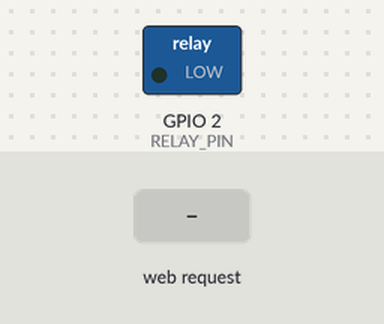
Bench run of a sketch on a simulated ESP32. Shown: switched loads named in the sketch (green lamp = pin HIGH). The inputs (shaded band) are chosen by the test bench.

Above: at 1.7 s.
1.8 s: HTTP request GET /off received
At 2.9 s:
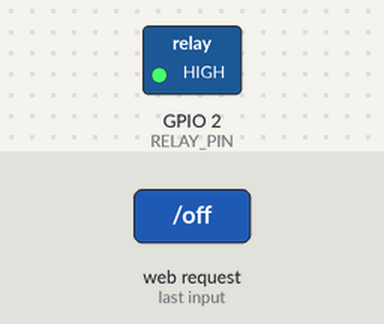
3.3 s: HTTP request GET /on received
At 4.0 s:
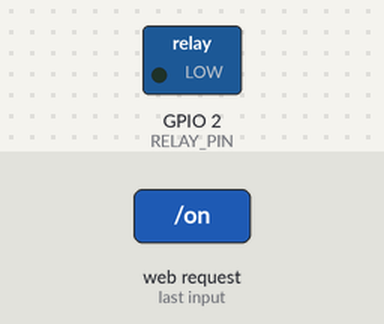
Timing chart, 0 to 6.3 s (numbered marks = the images above; inputs shaded):
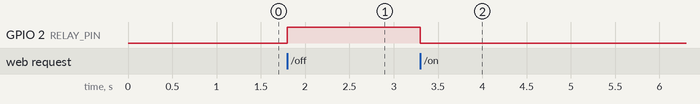

Measured:
- after the input at 1.8 s, GPIO 2 (RELAY_PIN): LOW → HIGH at once
- after the input at 3.3 s, GPIO 2 (RELAY_PIN): HIGH → LOW at once

The sketch:

led_webserver.ino
```cpp
#include <WiFi.h>          // For WiFi Access Point mode
#include <WebServer.h>     // For handling HTTP requests

// Access Point credentials
const char* ssid = "WiFiLED";
const char* password = ""; // Leave empty for open network

// Define the GPIO pin connected to the relay/LED
#define RELAY_PIN 2

// Create web server on port 80
WebServer server(80);

void setup() {
  Serial.begin(115200);            // Start Serial Monitor
  pinMode(RELAY_PIN, OUTPUT);      // Set relay pin as output
  digitalWrite(RELAY_PIN, LOW);    // Start with relay OFF

  // Set up WiFi as Access Point
  WiFi.mode(WIFI_AP);
  WiFi.softAP(ssid, password);     // Create AP with SSID and no password

  // Define routes
  server.on("/", handle_root);     // Main page
  server.on("/on", []() {          // Turn relay ON
    digitalWrite(RELAY_PIN, LOW);  // LOW to turn ON relay (depends on your module)
    delay(100);
    handle_root();
  });
  server.on("/off", []() {         // Turn relay OFF
    digitalWrite(RELAY_PIN, HIGH); // HIGH to turn OFF relay
    delay(100);
    handle_root();
  });

  server.begin();                  // Start web server
  delay(500);                      // Small delay for stability
}

// Function to serve the main HTML page
void handle_root() {
  String content = "<!DOCTYPE html><html><head><meta name='viewport' content='width=device-width, initial-scale=1'>";
  content += "<title>Relay Controller</title><style>body{text-align:center;font-family:sans-serif;}button{padding:15px 30px;margin:10px;font-size:16px;}</style></head><body>";
  content += "<h3>Fan Control System</h3>";
  content += "<a href='/on'><button>Turn ON</button></a>";
  content += "<a href='/off'><button>Turn OFF</button></a>";
  content += "</body></html>";

  server.send(200, "text/html", content);
}

void loop() {
  server.handleClient();  // Handle incoming HTTP requests
}
```
